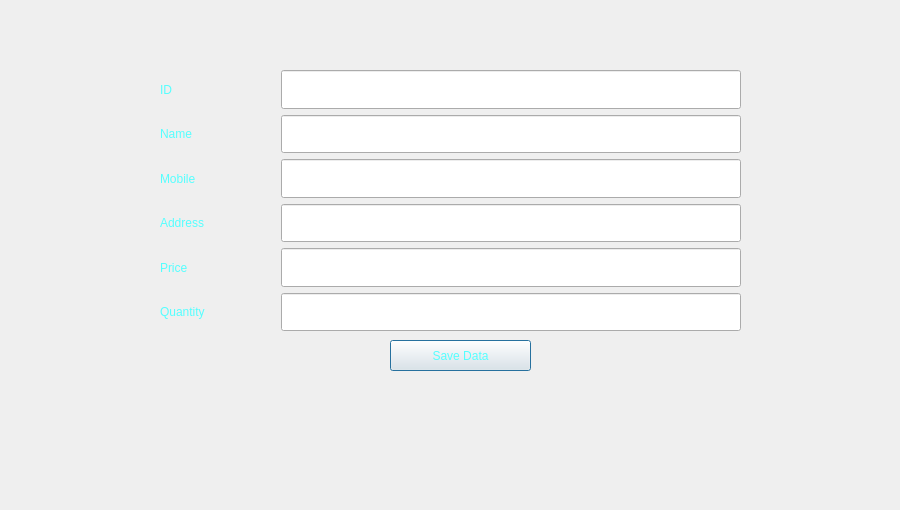
<?xml version="1.0" encoding="UTF-8"?>
<ui version="4.0">
 <class>AddInfo</class>
 <widget class="QDialog" name="AddInfo">
  <property name="geometry">
   <rect>
    <x>0</x>
    <y>0</y>
    <width>900</width>
    <height>510</height>
   </rect>
  </property>
  <property name="minimumSize">
   <size>
    <width>900</width>
    <height>510</height>
   </size>
  </property>
  <property name="maximumSize">
   <size>
    <width>900</width>
    <height>510</height>
   </size>
  </property>
  <property name="windowTitle">
   <string>Dialog</string>
  </property>
  <property name="styleSheet">
   <string notr="true">background-image: url(:/Database/background.jpg);
color: rgb(85, 255, 255);</string>
  </property>
  <widget class="QPushButton" name="pushButton">
   <property name="geometry">
    <rect>
     <x>390</x>
     <y>340</y>
     <width>141</width>
     <height>31</height>
    </rect>
   </property>
   <property name="autoFillBackground">
    <bool>false</bool>
   </property>
   <property name="styleSheet">
    <string notr="true">font: 16pt &quot;Impact&quot;;
color: rgb(85, 255, 255);</string>
   </property>
   <property name="text">
    <string>Save Data</string>
   </property>
  </widget>
  <widget class="QWidget" name="layoutWidget">
   <property name="geometry">
    <rect>
     <x>160</x>
     <y>70</y>
     <width>581</width>
     <height>261</height>
    </rect>
   </property>
   <property name="autoFillBackground">
    <bool>false</bool>
   </property>
   <layout class="QVBoxLayout" name="verticalLayout">
    <item>
     <layout class="QHBoxLayout" name="horizontalLayout">
      <item>
       <widget class="QLabel" name="label_id">
        <property name="enabled">
         <bool>true</bool>
        </property>
        <property name="sizePolicy">
         <sizepolicy hsizetype="Preferred" vsizetype="Preferred">
          <horstretch>1</horstretch>
          <verstretch>0</verstretch>
         </sizepolicy>
        </property>
        <property name="autoFillBackground">
         <bool>false</bool>
        </property>
        <property name="styleSheet">
         <string notr="true">color: rgb(85, 255, 255);
font: 15pt &quot;Impact&quot;;
background-color: rgba(0, 0, 0, 0);
</string>
        </property>
        <property name="text">
         <string>ID</string>
        </property>
       </widget>
      </item>
      <item>
       <widget class="QLineEdit" name="lineEdit_id">
        <property name="sizePolicy">
         <sizepolicy hsizetype="Expanding" vsizetype="Preferred">
          <horstretch>4</horstretch>
          <verstretch>0</verstretch>
         </sizepolicy>
        </property>
        <property name="autoFillBackground">
         <bool>false</bool>
        </property>
        <property name="styleSheet">
         <string notr="true">color: rgb(85, 255, 255);
font: 75 14pt &quot;MS Shell Dlg 2&quot;;</string>
        </property>
       </widget>
      </item>
     </layout>
    </item>
    <item>
     <layout class="QHBoxLayout" name="horizontalLayout_2">
      <item>
       <widget class="QLabel" name="label_name">
        <property name="sizePolicy">
         <sizepolicy hsizetype="Preferred" vsizetype="Preferred">
          <horstretch>1</horstretch>
          <verstretch>0</verstretch>
         </sizepolicy>
        </property>
        <property name="autoFillBackground">
         <bool>false</bool>
        </property>
        <property name="styleSheet">
         <string notr="true">color: rgb(85, 255, 255);
font: 15pt &quot;Impact&quot;;</string>
        </property>
        <property name="text">
         <string>Name</string>
        </property>
       </widget>
      </item>
      <item>
       <widget class="QLineEdit" name="lineEdit_name">
        <property name="sizePolicy">
         <sizepolicy hsizetype="Expanding" vsizetype="Preferred">
          <horstretch>4</horstretch>
          <verstretch>0</verstretch>
         </sizepolicy>
        </property>
        <property name="autoFillBackground">
         <bool>false</bool>
        </property>
        <property name="styleSheet">
         <string notr="true">color: rgb(85, 255, 255);
font: 75 14pt &quot;MS Shell Dlg 2&quot;;</string>
        </property>
       </widget>
      </item>
     </layout>
    </item>
    <item>
     <layout class="QHBoxLayout" name="horizontalLayout_3">
      <item>
       <widget class="QLabel" name="label_mobile">
        <property name="sizePolicy">
         <sizepolicy hsizetype="Preferred" vsizetype="Preferred">
          <horstretch>1</horstretch>
          <verstretch>0</verstretch>
         </sizepolicy>
        </property>
        <property name="autoFillBackground">
         <bool>false</bool>
        </property>
        <property name="styleSheet">
         <string notr="true">color: rgb(85, 255, 255);
font: 15pt &quot;Impact&quot;;</string>
        </property>
        <property name="text">
         <string>Mobile</string>
        </property>
       </widget>
      </item>
      <item>
       <widget class="QLineEdit" name="lineEdit_mobile">
        <property name="sizePolicy">
         <sizepolicy hsizetype="Expanding" vsizetype="Preferred">
          <horstretch>4</horstretch>
          <verstretch>0</verstretch>
         </sizepolicy>
        </property>
        <property name="autoFillBackground">
         <bool>false</bool>
        </property>
        <property name="styleSheet">
         <string notr="true">color: rgb(85, 255, 255);
font: 75 14pt &quot;MS Shell Dlg 2&quot;;</string>
        </property>
       </widget>
      </item>
     </layout>
    </item>
    <item>
     <layout class="QHBoxLayout" name="horizontalLayout_4">
      <item>
       <widget class="QLabel" name="label_address">
        <property name="sizePolicy">
         <sizepolicy hsizetype="Preferred" vsizetype="Preferred">
          <horstretch>1</horstretch>
          <verstretch>0</verstretch>
         </sizepolicy>
        </property>
        <property name="autoFillBackground">
         <bool>false</bool>
        </property>
        <property name="styleSheet">
         <string notr="true">color: rgb(85, 255, 255);
font: 15pt &quot;Impact&quot;;</string>
        </property>
        <property name="text">
         <string>Address </string>
        </property>
       </widget>
      </item>
      <item>
       <widget class="QLineEdit" name="lineEdit_address">
        <property name="sizePolicy">
         <sizepolicy hsizetype="Expanding" vsizetype="Preferred">
          <horstretch>4</horstretch>
          <verstretch>0</verstretch>
         </sizepolicy>
        </property>
        <property name="autoFillBackground">
         <bool>false</bool>
        </property>
        <property name="styleSheet">
         <string notr="true">color: rgb(85, 255, 255);
font: 75 14pt &quot;MS Shell Dlg 2&quot;;</string>
        </property>
       </widget>
      </item>
     </layout>
    </item>
    <item>
     <layout class="QHBoxLayout" name="horizontalLayout_5">
      <item>
       <widget class="QLabel" name="label_price">
        <property name="sizePolicy">
         <sizepolicy hsizetype="Preferred" vsizetype="Preferred">
          <horstretch>1</horstretch>
          <verstretch>0</verstretch>
         </sizepolicy>
        </property>
        <property name="autoFillBackground">
         <bool>false</bool>
        </property>
        <property name="styleSheet">
         <string notr="true">color: rgb(85, 255, 255);
font: 15pt &quot;Impact&quot;;</string>
        </property>
        <property name="text">
         <string>Price</string>
        </property>
       </widget>
      </item>
      <item>
       <widget class="QLineEdit" name="lineEdit_price">
        <property name="sizePolicy">
         <sizepolicy hsizetype="Expanding" vsizetype="Preferred">
          <horstretch>4</horstretch>
          <verstretch>0</verstretch>
         </sizepolicy>
        </property>
        <property name="autoFillBackground">
         <bool>false</bool>
        </property>
        <property name="styleSheet">
         <string notr="true">color: rgb(85, 255, 255);
font: 75 14pt &quot;MS Shell Dlg 2&quot;;</string>
        </property>
       </widget>
      </item>
     </layout>
    </item>
    <item>
     <layout class="QHBoxLayout" name="horizontalLayout_6">
      <item>
       <widget class="QLabel" name="label_QTY">
        <property name="sizePolicy">
         <sizepolicy hsizetype="Preferred" vsizetype="Preferred">
          <horstretch>1</horstretch>
          <verstretch>0</verstretch>
         </sizepolicy>
        </property>
        <property name="autoFillBackground">
         <bool>false</bool>
        </property>
        <property name="styleSheet">
         <string notr="true">color: rgb(85, 255, 255);
font: 15pt &quot;Impact&quot;;</string>
        </property>
        <property name="text">
         <string>Quantity</string>
        </property>
       </widget>
      </item>
      <item>
       <widget class="QLineEdit" name="lineEdit_QTY">
        <property name="sizePolicy">
         <sizepolicy hsizetype="Expanding" vsizetype="Preferred">
          <horstretch>4</horstretch>
          <verstretch>0</verstretch>
         </sizepolicy>
        </property>
        <property name="autoFillBackground">
         <bool>false</bool>
        </property>
        <property name="styleSheet">
         <string notr="true">color: rgb(85, 255, 255);
font: 75 14pt &quot;MS Shell Dlg 2&quot;;</string>
        </property>
       </widget>
      </item>
     </layout>
    </item>
   </layout>
  </widget>
 </widget>
 <resources/>
 <connections/>
</ui>
